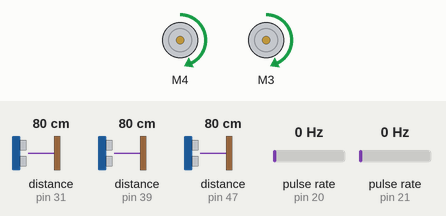
A sketch run on a simulated Arduino Mega 2560, built with avr-gcc and run on an emulated ATmega2560. Parts: 2 × DC motor (green arrow = forward, orange = backward, longer = faster). Wiring (inferred from the names in the program): 2 × pulse sensor: data pin 20 / data pin 21. The test bench sets the inputs (shaded band); at power-on: distance to the obstacle (sensors on pin 31, pin 39, pin 47) 80 cm, pulse rate (sensors on pin 20, pin 21) 0 Hz. The echo pulse lasts 58.3 µs per cm; no radio packets arrive unless stated; what the sketch prints to the serial monitor is not drawn.

Above: at 2.7 s.
2.8 s: distance to the obstacle (sensor on pin 31) set to 53 cm
4.3 s: distance to the obstacle (sensor on pin 31) set to 47 cm
At 5.3 s:
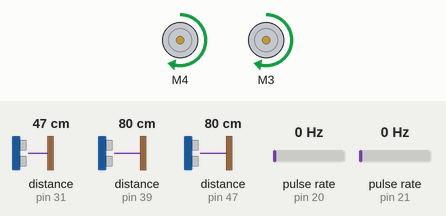
6.2 s: distance to the obstacle (sensor on pin 31) set to 34 cm
7.8 s: distance to the obstacle (sensor on pin 31) set to 28 cm
At 9.4 s:
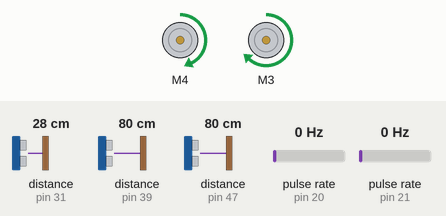
9.7 s: distance to the obstacle (sensor on pin 39) set to 9 cm
At 11.4 s:
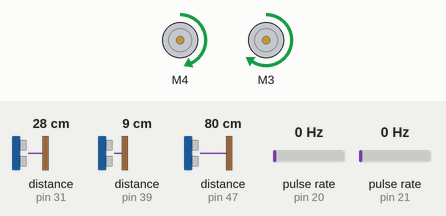
12.0 s: distance to the obstacle (sensor on pin 47) set to 54 cm
13.5 s: distance to the obstacle (sensor on pin 47) set to 48 cm
At 14.3 s:
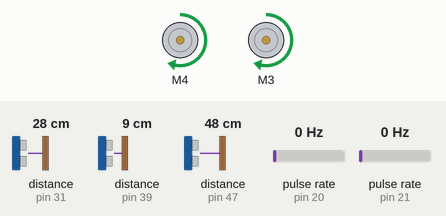
Timing chart, 0 to 16.2 s (numbered marks = the images above; inputs shaded):
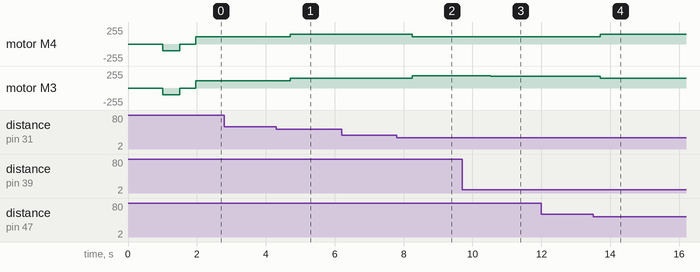

The sketch:

fuzzy_obstacle_avoidance.ino
```cpp
/***************************************************************
  This Arduino code would be uploaded to the Arduino Mega
  Fuzzy Logic Obstacle Avoidance for Differential Drive Control
****************************************************************/

#define FIS_TYPE float
#define FIS_RESOLUSION 101
#define FIS_MIN -3.4028235E+38
#define FIS_MAX 3.4028235E+38
typedef FIS_TYPE(*_FIS_MF)(FIS_TYPE, FIS_TYPE*);
typedef FIS_TYPE(*_FIS_ARR_OP)(FIS_TYPE, FIS_TYPE);
typedef FIS_TYPE(*_FIS_ARR)(FIS_TYPE*, int, _FIS_ARR_OP);


#include <AFMotor.h>
#include <SPI.h>
#include <nRF24L01.h>
#include "RF24.h"
#include "NewPing.h"
#include "TimerOne.h"

// Number of inputs to the fuzzy inference system
const int fis_gcI = 3;
// Number of outputs to the fuzzy inference system
const int fis_gcO = 2;
// Number of rules to the fuzzy inference system
const int fis_gcR = 27;

FIS_TYPE g_fisInput[fis_gcI];
FIS_TYPE g_fisOutput[fis_gcO];

/*************************
  ROBOT DATA STRUCTURE
**************************/
struct Data {
  float theta = 0;
  float left_speed = 0;
  float right_speed = 0;
  float left_distance = 0;
  float middle_distance = 0;
  float right_distance = 0;
};
typedef struct Data Robot_Data;
Robot_Data robot_data;

/**************************
  ULTRASONIC SENSOR SETUP
***************************/
#define MAX_DISTANCE 50
#define Echo1 31 // LEFT_SENSOR ECHO
#define Trig1 33 // LEFT_SENSOR TRIG
#define Echo2 39 // MID_SENSOR ECHO
#define Trig2 41 // MID_SENSOR TRIG
#define Echo3 47 // RIGHT_SENSOR ECHO
#define Trig3 49 // RIGHT_SENSOR TRIG

NewPing Left_Sensor(Trig1, Echo1, MAX_DISTANCE);
NewPing Middle_Sensor(Trig2, Echo2, MAX_DISTANCE);
NewPing Right_Sensor(Trig3, Echo3, MAX_DISTANCE);
float left_distance, middle_distance, right_distance;

/*****************
  NRF24L01 SETUP
******************/
RF24 radio(22, 24); // CE, CSN
const byte address[][6] = {"T", "G"};
void init_radio_com(){
  radio.begin();
  radio.setChannel(100);
  radio.setPALevel(RF24_PA_MIN);
  radio.setDataRate(RF24_250KBPS);
  radio.openWritingPipe(address[0]);
}

/**************
  MOTOR SETUP
***************/
// Pin definition
AF_DCMotor right_motor(3);
AF_DCMotor left_motor(4);

/****************
  ENCODER SETUP
*****************/
const byte left_encoder_pin = 20;
const byte right_encoder_pin = 21;
// number of pulses
volatile int left_pulses = 0;
int left_count = 0;
volatile int right_pulses = 0;
int right_count = 0;
unsigned long timeold;
const byte disk_slots = 20;
const int wheel_radius = 3;
const int robot_width = 13;
const int pi = 3.14;

void left_counter() {
   //Update count
   left_pulses++;
   left_count++;
}

void right_counter() {
   //Update count
   right_pulses++;
   right_count++;
}

void ISR_timerone()
{
  Timer1.detachInterrupt();  // Stop the timer
  float rotation1 = (left_pulses / disk_slots) * 60.00;  // calculate RPM for Motor 1
  float speed1 = rotation1 * 2 * pi * wheel_radius / 60; // calculate speed for Motor 1: left motor
  robot_data.left_speed = speed1;
  left_pulses = 0;                                        //  reset counter to zero
  float rotation2 = (right_pulses / disk_slots) * 60.00;  // calculate RPM for Motor 2
  float speed2 = rotation2 * 2 * pi * wheel_radius / 60; // calculate speed for Motor 2: right motor
  robot_data.right_speed = speed2;
  right_pulses = 0; //  reset counter to zero


  Timer1.attachInterrupt(ISR_timerone); // Enable the timer
}

void init_encoder(){
  // Attach an interrupt to each encoder pins
  Timer1.initialize(1000000); // set timer for 1sec
  attachInterrupt(digitalPinToInterrupt(left_encoder_pin), left_counter, RISING);
  attachInterrupt(digitalPinToInterrupt(right_encoder_pin), right_counter, RISING);
  Timer1.attachInterrupt( ISR_timerone ); // Enable the timer
}

void init_motors(){
  Serial.println("Initializing Motors...");
  move_back();
}

void move_back(){
  left_motor.setSpeed(100);
  right_motor.setSpeed(100);

  left_motor.run(BACKWARD);
  right_motor.run(BACKWARD);

  delay(500);

  left_motor.run(RELEASE);
  right_motor.run(RELEASE);

}

void stop_robot(){
  left_motor.run(RELEASE);
  right_motor.run(RELEASE);
}

void setup() {
  Serial.begin(115200);
  Serial.println("Initiating Sequence....");
  init_encoder();
  init_radio_com();
  delay(1000);
  init_motors();
}

void loop() {

  /*******************
    FUZZY CONTROLLER
  ********************/
  // Read Input
  left_distance = Left_Sensor.ping_cm();
  middle_distance = Middle_Sensor.ping_cm();
  right_distance = Right_Sensor.ping_cm();

  g_fisInput[0] = left_distance;
  g_fisInput[1] = middle_distance;
  g_fisInput[2] = right_distance;

  robot_data.left_distance = left_distance;
  robot_data.middle_distance = middle_distance;
  robot_data.right_distance = right_distance;

  if (((left_distance <= 5) && (left_distance > 0)) || ((middle_distance <= 5) && (middle_distance > 0)) || ((right_distance <= 5) && (right_distance > 0))){
      move_back();
  }
  else {
    g_fisOutput[0] = 0;
    g_fisOutput[1] = 0;

    fis_evaluate();

    // Set output value
    left_motor.setSpeed((uint8_t)g_fisOutput[0]);
    right_motor.setSpeed((uint8_t)g_fisOutput[1]);

    left_motor.run(FORWARD);
    right_motor.run(FORWARD);

    if ((left_count > 1500) || (right_count > 1500)){
      stop_robot();
    }

    robot_data.theta = (robot_data.left_speed - robot_data.right_speed) / robot_width;

    radio.write(&robot_data, sizeof(robot_data));
  }
  // radio.write(&robot_data, sizeof(robot_data));
}

//***********************************************************************
// Support functions for Fuzzy Inference System
//***********************************************************************
// Trapezoidal Member Function
FIS_TYPE fis_trapmf(FIS_TYPE x, FIS_TYPE* p)
{
    FIS_TYPE a = p[0], b = p[1], c = p[2], d = p[3];
    FIS_TYPE t1 = ((x <= c) ? 1 : ((d < x) ? 0 : ((c != d) ? ((d - x) / (d - c)) : 0)));
    FIS_TYPE t2 = ((b <= x) ? 1 : ((x < a) ? 0 : ((a != b) ? ((x - a) / (b - a)) : 0)));
    return (FIS_TYPE) min(t1, t2);
}

// Triangular Member Function
FIS_TYPE fis_trimf(FIS_TYPE x, FIS_TYPE* p)
{
    FIS_TYPE a = p[0], b = p[1], c = p[2];
    FIS_TYPE t1 = (x - a) / (b - a);
    FIS_TYPE t2 = (c - x) / (c - b);
    if ((a == b) && (b == c)) return (FIS_TYPE) (x == a);
    if (a == b) return (FIS_TYPE) (t2*(b <= x)*(x <= c));
    if (b == c) return (FIS_TYPE) (t1*(a <= x)*(x <= b));
    t1 = min(t1, t2);
    return (FIS_TYPE) max(t1, 0);
}

FIS_TYPE fis_min(FIS_TYPE a, FIS_TYPE b)
{
    return min(a, b);
}

FIS_TYPE fis_max(FIS_TYPE a, FIS_TYPE b)
{
    return max(a, b);
}

FIS_TYPE fis_array_operation(FIS_TYPE *array, int size, _FIS_ARR_OP pfnOp)
{
    int i;
    FIS_TYPE ret = 0;

    if (size == 0) return ret;
    if (size == 1) return array[0];

    ret = array[0];
    for (i = 1; i < size; i++)
    {
        ret = (*pfnOp)(ret, array[i]);
    }

    return ret;
}


//***********************************************************************
// Data for Fuzzy Inference System
//***********************************************************************
// Pointers to the implementations of member functions
_FIS_MF fis_gMF[] =
{
    fis_trapmf, fis_trimf
};

// Count of member function for each Input
int fis_gIMFCount[] = { 3, 3, 3 };

// Count of member function for each Output
int fis_gOMFCount[] = { 3, 3 };

// Coefficients for the Input Member Functions
FIS_TYPE fis_gMFI0Coeff1[] = { 0, 0, 7.5, 15 };
FIS_TYPE fis_gMFI0Coeff2[] = { 7.5, 15, 22.5 };
FIS_TYPE fis_gMFI0Coeff3[] = { 15, 22.5, 30, 30 };
FIS_TYPE* fis_gMFI0Coeff[] = { fis_gMFI0Coeff1, fis_gMFI0Coeff2, fis_gMFI0Coeff3 };
FIS_TYPE fis_gMFI1Coeff1[] = { 0, 0, 7.5, 15 };
FIS_TYPE fis_gMFI1Coeff2[] = { 7.5, 15, 22.5 };
FIS_TYPE fis_gMFI1Coeff3[] = { 15, 22.5, 30, 30 };
FIS_TYPE* fis_gMFI1Coeff[] = { fis_gMFI1Coeff1, fis_gMFI1Coeff2, fis_gMFI1Coeff3 };
FIS_TYPE fis_gMFI2Coeff1[] = { 0, 0, 7.5, 15 };
FIS_TYPE fis_gMFI2Coeff2[] = { 7.5, 15, 22.5 };
FIS_TYPE fis_gMFI2Coeff3[] = { 15, 22.5, 30, 30 };
FIS_TYPE* fis_gMFI2Coeff[] = { fis_gMFI2Coeff1, fis_gMFI2Coeff2, fis_gMFI2Coeff3 };
FIS_TYPE** fis_gMFICoeff[] = { fis_gMFI0Coeff, fis_gMFI1Coeff, fis_gMFI2Coeff };

// Coefficients for the Output Member Functions
FIS_TYPE fis_gMFO0Coeff1[] = { 100, 100, 110, 130 };
FIS_TYPE fis_gMFO0Coeff2[] = { 120, 145, 160 };
FIS_TYPE fis_gMFO0Coeff3[] = { 155, 175, 200, 200 };
FIS_TYPE* fis_gMFO0Coeff[] = { fis_gMFO0Coeff1, fis_gMFO0Coeff2, fis_gMFO0Coeff3 };
FIS_TYPE fis_gMFO1Coeff1[] = { 100, 100, 110, 130 };
FIS_TYPE fis_gMFO1Coeff2[] = { 120, 145, 160 };
FIS_TYPE fis_gMFO1Coeff3[] = { 155, 175, 200, 200 };
FIS_TYPE* fis_gMFO1Coeff[] = { fis_gMFO1Coeff1, fis_gMFO1Coeff2, fis_gMFO1Coeff3 };
FIS_TYPE** fis_gMFOCoeff[] = { fis_gMFO0Coeff, fis_gMFO1Coeff };

// Input membership function set
int fis_gMFI0[] = { 0, 1, 0 };
int fis_gMFI1[] = { 0, 1, 0 };
int fis_gMFI2[] = { 0, 1, 0 };
int* fis_gMFI[] = { fis_gMFI0, fis_gMFI1, fis_gMFI2};

// Output membership function set
int fis_gMFO0[] = { 0, 1, 0 };
int fis_gMFO1[] = { 0, 1, 0 };
int* fis_gMFO[] = { fis_gMFO0, fis_gMFO1};

// Rule Weights
FIS_TYPE fis_gRWeight[] = { 1, 1, 1, 1, 1, 1, 1, 1, 1, 1, 1, 1, 1, 1, 1, 1, 1, 1, 1, 1, 1, 1, 1, 1, 1, 1, 1 };

// Rule Type
int fis_gRType[] = { 1, 1, 1, 1, 1, 1, 1, 1, 1, 1, 1, 1, 1, 1, 1, 1, 1, 1, 1, 1, 1, 1, 1, 1, 1, 1, 1 };

// Rule Inputs
int fis_gRI0[] = { 1, 1, 1 };
int fis_gRI1[] = { 1, 1, 2 };
int fis_gRI2[] = { 1, 1, 3 };
int fis_gRI3[] = { 1, 2, 1 };
int fis_gRI4[] = { 1, 2, 2 };
int fis_gRI5[] = { 1, 2, 3 };
int fis_gRI6[] = { 1, 3, 1 };
int fis_gRI7[] = { 1, 3, 2 };
int fis_gRI8[] = { 1, 3, 3 };
int fis_gRI9[] = { 2, 1, 1 };
int fis_gRI10[] = { 2, 1, 2 };
int fis_gRI11[] = { 2, 1, 3 };
int fis_gRI12[] = { 2, 2, 1 };
int fis_gRI13[] = { 2, 2, 2 };
int fis_gRI14[] = { 2, 2, 3 };
int fis_gRI15[] = { 2, 3, 1 };
int fis_gRI16[] = { 2, 3, 2 };
int fis_gRI17[] = { 2, 3, 3 };
int fis_gRI18[] = { 3, 1, 1 };
int fis_gRI19[] = { 3, 1, 2 };
int fis_gRI20[] = { 3, 1, 3 };
int fis_gRI21[] = { 3, 2, 1 };
int fis_gRI22[] = { 3, 2, 2 };
int fis_gRI23[] = { 3, 2, 3 };
int fis_gRI24[] = { 3, 3, 1 };
int fis_gRI25[] = { 3, 3, 2 };
int fis_gRI26[] = { 3, 3, 3 };
int* fis_gRI[] = { fis_gRI0, fis_gRI1, fis_gRI2, fis_gRI3, fis_gRI4, fis_gRI5, fis_gRI6, fis_gRI7, fis_gRI8, fis_gRI9, fis_gRI10, fis_gRI11, fis_gRI12, fis_gRI13, fis_gRI14, fis_gRI15, fis_gRI16, fis_gRI17, fis_gRI18, fis_gRI19, fis_gRI20, fis_gRI21, fis_gRI22, fis_gRI23, fis_gRI24, fis_gRI25, fis_gRI26 };

// Rule Outputs
int fis_gRO0[] = { 1, 1 };
int fis_gRO1[] = { 2, 1 };
int fis_gRO2[] = { 3, 2 };
int fis_gRO3[] = { 1, 1 };
int fis_gRO4[] = { 2, 1 };
int fis_gRO5[] = { 3, 2 };
int fis_gRO6[] = { 2, 2 };
int fis_gRO7[] = { 3, 1 };
int fis_gRO8[] = { 3, 2 };
int fis_gRO9[] = { 1, 2 };
int fis_gRO10[] = { 1, 1 };
int fis_gRO11[] = { 3, 1 };
int fis_gRO12[] = { 1, 3 };
int fis_gRO13[] = { 2, 2 };
int fis_gRO14[] = { 2, 1 };
int fis_gRO15[] = { 1, 3 };
int fis_gRO16[] = { 2, 2 };
int fis_gRO17[] = { 3, 2 };
int fis_gRO18[] = { 1, 3 };
int fis_gRO19[] = { 1, 2 };
int fis_gRO20[] = { 1, 3 };
int fis_gRO21[] = { 1, 2 };
int fis_gRO22[] = { 2, 3 };
int fis_gRO23[] = { 2, 3 };
int fis_gRO24[] = { 1, 2 };
int fis_gRO25[] = { 2, 3 };
int fis_gRO26[] = { 3, 3 };
int* fis_gRO[] = { fis_gRO0, fis_gRO1, fis_gRO2, fis_gRO3, fis_gRO4, fis_gRO5, fis_gRO6, fis_gRO7, fis_gRO8, fis_gRO9, fis_gRO10, fis_gRO11, fis_gRO12, fis_gRO13, fis_gRO14, fis_gRO15, fis_gRO16, fis_gRO17, fis_gRO18, fis_gRO19, fis_gRO20, fis_gRO21, fis_gRO22, fis_gRO23, fis_gRO24, fis_gRO25, fis_gRO26 };

// Input range Min
FIS_TYPE fis_gIMin[] = { 0, 0, 0 };

// Input range Max
FIS_TYPE fis_gIMax[] = { 30, 30, 30 };

// Output range Min
FIS_TYPE fis_gOMin[] = { 100, 100 };

// Output range Max
FIS_TYPE fis_gOMax[] = { 200, 200 };

//***********************************************************************
// Data dependent support functions for Fuzzy Inference System
//***********************************************************************
FIS_TYPE fis_MF_out(FIS_TYPE** fuzzyRuleSet, FIS_TYPE x, int o)
{
    FIS_TYPE mfOut;
    int r;

    for (r = 0; r < fis_gcR; ++r)
    {
        int index = fis_gRO[r][o];
        if (index > 0)
        {
            index = index - 1;
            mfOut = (fis_gMF[fis_gMFO[o][index]])(x, fis_gMFOCoeff[o][index]);
        }
        else if (index < 0)
        {
            index = -index - 1;
            mfOut = 1 - (fis_gMF[fis_gMFO[o][index]])(x, fis_gMFOCoeff[o][index]);
        }
        else
        {
            mfOut = 0;
        }

        fuzzyRuleSet[0][r] = fis_min(mfOut, fuzzyRuleSet[1][r]);
    }
    return fis_array_operation(fuzzyRuleSet[0], fis_gcR, fis_max);
}

FIS_TYPE fis_defuzz_centroid(FIS_TYPE** fuzzyRuleSet, int o)
{
    FIS_TYPE step = (fis_gOMax[o] - fis_gOMin[o]) / (FIS_RESOLUSION - 1);
    FIS_TYPE area = 0;
    FIS_TYPE momentum = 0;
    FIS_TYPE dist, slice;
    int i;

    // calculate the area under the curve formed by the MF outputs
    for (i = 0; i < FIS_RESOLUSION; ++i){
        dist = fis_gOMin[o] + (step * i);
        slice = step * fis_MF_out(fuzzyRuleSet, dist, o);
        area += slice;
        momentum += slice*dist;
    }

    return ((area == 0) ? ((fis_gOMax[o] + fis_gOMin[o]) / 2) : (momentum / area));
}

//***********************************************************************
// Fuzzy Inference System
//***********************************************************************
void fis_evaluate()
{
    FIS_TYPE fuzzyInput0[] = { 0, 0, 0 };
    FIS_TYPE fuzzyInput1[] = { 0, 0, 0 };
    FIS_TYPE fuzzyInput2[] = { 0, 0, 0 };
    FIS_TYPE* fuzzyInput[fis_gcI] = { fuzzyInput0, fuzzyInput1, fuzzyInput2, };
    FIS_TYPE fuzzyOutput0[] = { 0, 0, 0 };
    FIS_TYPE fuzzyOutput1[] = { 0, 0, 0 };
    FIS_TYPE* fuzzyOutput[fis_gcO] = { fuzzyOutput0, fuzzyOutput1, };
    FIS_TYPE fuzzyRules[fis_gcR] = { 0 };
    FIS_TYPE fuzzyFires[fis_gcR] = { 0 };
    FIS_TYPE* fuzzyRuleSet[] = { fuzzyRules, fuzzyFires };
    FIS_TYPE sW = 0;

    // Transforming input to fuzzy Input
    int i, j, r, o;
    for (i = 0; i < fis_gcI; ++i)
    {
        for (j = 0; j < fis_gIMFCount[i]; ++j)
        {
            fuzzyInput[i][j] =
                (fis_gMF[fis_gMFI[i][j]])(g_fisInput[i], fis_gMFICoeff[i][j]);
        }
    }

    int index = 0;
    for (r = 0; r < fis_gcR; ++r)
    {
        if (fis_gRType[r] == 1)
        {
            fuzzyFires[r] = FIS_MAX;
            for (i = 0; i < fis_gcI; ++i)
            {
                index = fis_gRI[r][i];
                if (index > 0)
                    fuzzyFires[r] = fis_min(fuzzyFires[r], fuzzyInput[i][index - 1]);
                else if (index < 0)
                    fuzzyFires[r] = fis_min(fuzzyFires[r], 1 - fuzzyInput[i][-index - 1]);
                else
                    fuzzyFires[r] = fis_min(fuzzyFires[r], 1);
            }
        }
        else
        {
            fuzzyFires[r] = FIS_MIN;
            for (i = 0; i < fis_gcI; ++i)
            {
                index = fis_gRI[r][i];
                if (index > 0)
                    fuzzyFires[r] = fis_max(fuzzyFires[r], fuzzyInput[i][index - 1]);
                else if (index < 0)
                    fuzzyFires[r] = fis_max(fuzzyFires[r], 1 - fuzzyInput[i][-index - 1]);
                else
                    fuzzyFires[r] = fis_max(fuzzyFires[r], 0);
            }
        }

        fuzzyFires[r] = fis_gRWeight[r] * fuzzyFires[r];
        sW += fuzzyFires[r];
    }

    if (sW == 0)
    {
        for (o = 0; o < fis_gcO; ++o)
        {
            g_fisOutput[o] = ((fis_gOMax[o] + fis_gOMin[o]) / 2);
        }
    }
    else
    {
        for (o = 0; o < fis_gcO; ++o)
        {
            g_fisOutput[o] = fis_defuzz_centroid(fuzzyRuleSet, o);
        }
    }
}
```

Measured:
- the behaviour switches between 51 and 50 cm on distance to the obstacle (sensor on pin 31) (found by bisection; images 0 and 1)
- the behaviour switches between 31 and 30 cm on distance to the obstacle (sensor on pin 31) (found by bisection; images 1 and 2)
- after the input at 2.8 s, every drawn part: stays the same
- after the input at 4.3 s, motor M4, motor M3: forward 110/255 → forward 150/255 after 0.41 s
- after the input at 6.2 s, every drawn part: stays the same
- after the input at 7.8 s, motor M4: forward 150/255 → forward 110/255 after 0.46 s; motor M3: forward 150/255 → forward 182/255 after 0.46 s
- after the input at 9.7 s, motor M4: forward 110/255 → forward 111/255 after 0.83 s; motor M3: forward 182/255 → forward 173/255 after 0.83 s
- after the input at 12.0 s, every drawn part: stays the same
- after the input at 13.5 s, motor M4: forward 111/255 → forward 150/255 after 0.21 s; motor M3: forward 173/255 → forward 150/255 after 0.21 s
